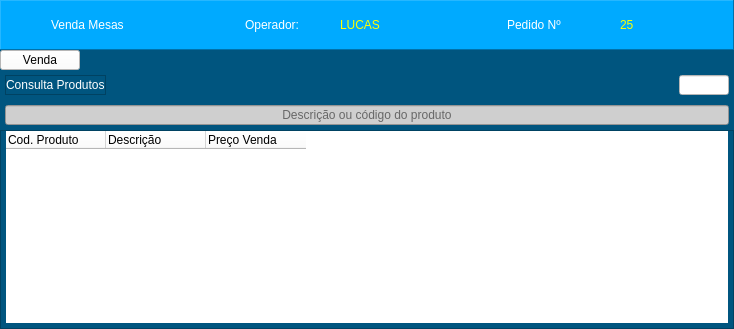
      <widget class="QWidget" name="Produtos">
       <layout class="QVBoxLayout" name="verticalLayout_5">
        <property name="spacing">
         <number>0</number>
        </property>
        <property name="leftMargin">
         <number>0</number>
        </property>
        <property name="topMargin">
         <number>0</number>
        </property>
        <property name="rightMargin">
         <number>0</number>
        </property>
        <property name="bottomMargin">
         <number>0</number>
        </property>
        <item>
         <widget class="QFrame" name="frame_15">
          <property name="minimumSize">
           <size>
            <width>0</width>
            <height>50</height>
           </size>
          </property>
          <property name="maximumSize">
           <size>
            <width>16777215</width>
            <height>50</height>
           </size>
          </property>
          <property name="styleSheet">
           <string notr="true">background-color: rgb(0, 170, 255);</string>
          </property>
          <property name="frameShape">
           <enum>QFrame::Panel</enum>
          </property>
          <property name="frameShadow">
           <enum>QFrame::Raised</enum>
          </property>
          <layout class="QHBoxLayout" name="horizontalLayout_8">
           <property name="spacing">
            <number>0</number>
           </property>
           <property name="leftMargin">
            <number>0</number>
           </property>
           <property name="topMargin">
            <number>0</number>
           </property>
           <property name="rightMargin">
            <number>0</number>
           </property>
           <property name="bottomMargin">
            <number>0</number>
           </property>
           <item>
            <widget class="QFrame" name="frame_16">
             <property name="frameShape">
              <enum>QFrame::NoFrame</enum>
             </property>
             <property name="frameShadow">
              <enum>QFrame::Raised</enum>
             </property>
             <layout class="QHBoxLayout" name="horizontalLayout_9">
              <property name="spacing">
               <number>0</number>
              </property>
              <property name="leftMargin">
               <number>0</number>
              </property>
              <property name="topMargin">
               <number>0</number>
              </property>
              <property name="rightMargin">
               <number>0</number>
              </property>
              <property name="bottomMargin">
               <number>0</number>
              </property>
              <item>
               <widget class="QPushButton" name="pushButton_2">
                <property name="minimumSize">
                 <size>
                  <width>0</width>
                  <height>50</height>
                 </size>
                </property>
                <property name="maximumSize">
                 <size>
                  <width>50</width>
                  <height>16777215</height>
                 </size>
                </property>
                <property name="styleSheet">
                 <string notr="true">border: none;</string>
                </property>
                <property name="text">
                 <string/>
                </property>
                <property name="icon">
                 <iconset>
                  <normaloff>img/Mesa/808693.png</normaloff>img/Mesa/808693.png</iconset>
                </property>
                <property name="iconSize">
                 <size>
                  <width>35</width>
                  <height>35</height>
                 </size>
                </property>
               </widget>
              </item>
              <item>
               <widget class="QLabel" name="Lb_Comanda_Mesa_2">
                <property name="styleSheet">
                 <string notr="true">color: rgb(255, 255, 255);
font: 75 16pt &quot;MS Shell Dlg 2&quot;;</string>
                </property>
                <property name="text">
                 <string>Venda Mesas</string>
                </property>
               </widget>
              </item>
             </layout>
            </widget>
           </item>
           <item>
            <widget class="QFrame" name="frame_17">
             <property name="frameShape">
              <enum>QFrame::NoFrame</enum>
             </property>
             <property name="frameShadow">
              <enum>QFrame::Raised</enum>
             </property>
             <layout class="QHBoxLayout" name="horizontalLayout_10">
              <property name="spacing">
               <number>0</number>
              </property>
              <property name="leftMargin">
               <number>0</number>
              </property>
              <property name="topMargin">
               <number>0</number>
              </property>
              <property name="rightMargin">
               <number>0</number>
              </property>
              <property name="bottomMargin">
               <number>0</number>
              </property>
              <item>
               <widget class="QLabel" name="label_3">
                <property name="maximumSize">
                 <size>
                  <width>95</width>
                  <height>16777215</height>
                 </size>
                </property>
                <property name="styleSheet">
                 <string notr="true">color: rgb(255, 255, 255);
font: 75 16pt &quot;MS Shell Dlg 2&quot;;</string>
                </property>
                <property name="text">
                 <string>Operador:</string>
                </property>
               </widget>
              </item>
              <item>
               <widget class="QLabel" name="Lb_Nome_Perador_2">
                <property name="styleSheet">
                 <string notr="true">color: rgb(255, 255, 0);
font: 75 16pt &quot;MS Shell Dlg 2&quot;;</string>
                </property>
                <property name="text">
                 <string>LUCAS</string>
                </property>
               </widget>
              </item>
             </layout>
            </widget>
           </item>
           <item>
            <widget class="QFrame" name="frame_18">
             <property name="frameShape">
              <enum>QFrame::NoFrame</enum>
             </property>
             <property name="frameShadow">
              <enum>QFrame::Raised</enum>
             </property>
             <layout class="QHBoxLayout" name="horizontalLayout_11">
              <property name="spacing">
               <number>0</number>
              </property>
              <property name="leftMargin">
               <number>0</number>
              </property>
              <property name="topMargin">
               <number>0</number>
              </property>
              <property name="rightMargin">
               <number>0</number>
              </property>
              <property name="bottomMargin">
               <number>0</number>
              </property>
              <item>
               <widget class="QLabel" name="label_11">
                <property name="maximumSize">
                 <size>
                  <width>95</width>
                  <height>16777215</height>
                 </size>
                </property>
                <property name="styleSheet">
                 <string notr="true">color: rgb(255, 255, 255);
font: 75 16pt &quot;MS Shell Dlg 2&quot;;</string>
                </property>
                <property name="text">
                 <string>Pedido Nº</string>
                </property>
               </widget>
              </item>
              <item>
               <widget class="QLabel" name="Lb_Numero_Pedido_2">
                <property name="maximumSize">
                 <size>
                  <width>95</width>
                  <height>16777215</height>
                 </size>
                </property>
                <property name="styleSheet">
                 <string notr="true">color: rgb(255, 255, 0);
font: 75 16pt &quot;MS Shell Dlg 2&quot;;</string>
                </property>
                <property name="text">
                 <string>25</string>
                </property>
               </widget>
              </item>
             </layout>
            </widget>
           </item>
          </layout>
         </widget>
        </item>
        <item>
         <widget class="QFrame" name="frame_19">
          <property name="maximumSize">
           <size>
            <width>16777215</width>
            <height>20</height>
           </size>
          </property>
          <property name="styleSheet">
           <string notr="true">background-color: rgb(0, 85, 127);</string>
          </property>
          <property name="frameShape">
           <enum>QFrame::NoFrame</enum>
          </property>
          <property name="frameShadow">
           <enum>QFrame::Raised</enum>
          </property>
          <layout class="QHBoxLayout" name="horizontalLayout_12">
           <property name="spacing">
            <number>0</number>
           </property>
           <property name="leftMargin">
            <number>0</number>
           </property>
           <property name="topMargin">
            <number>0</number>
           </property>
           <property name="rightMargin">
            <number>0</number>
           </property>
           <property name="bottomMargin">
            <number>0</number>
           </property>
           <item>
            <widget class="QPushButton" name="Bt_Venda">
             <property name="minimumSize">
              <size>
               <width>70</width>
               <height>0</height>
              </size>
             </property>
             <property name="styleSheet">
              <string notr="true">QPushButton{
background-color: rgb(255, 255, 255);;
font: 8pt &quot;MS Shell Dlg 2&quot;;
font-size:12px;

}
QPushButton:hover{
background-color: rgb(157, 157, 157);
}</string>
             </property>
             <property name="text">
              <string>Venda</string>
             </property>
            </widget>
           </item>
           <item>
            <spacer name="horizontalSpacer">
             <property name="orientation">
              <enum>Qt::Horizontal</enum>
             </property>
             <property name="sizeHint" stdset="0">
              <size>
               <width>635</width>
               <height>15</height>
              </size>
             </property>
            </spacer>
           </item>
          </layout>
         </widget>
        </item>
        <item>
         <widget class="QFrame" name="frame_20">
          <property name="maximumSize">
           <size>
            <width>16777215</width>
            <height>30</height>
           </size>
          </property>
          <property name="styleSheet">
           <string notr="true">background-color: rgb(255, 255, 255);
background-color: rgb(0, 85, 127);</string>
          </property>
          <property name="frameShape">
           <enum>QFrame::NoFrame</enum>
          </property>
          <property name="frameShadow">
           <enum>QFrame::Raised</enum>
          </property>
          <layout class="QHBoxLayout" name="horizontalLayout_13">
           <property name="spacing">
            <number>0</number>
           </property>
           <property name="leftMargin">
            <number>5</number>
           </property>
           <property name="topMargin">
            <number>5</number>
           </property>
           <property name="rightMargin">
            <number>5</number>
           </property>
           <property name="bottomMargin">
            <number>5</number>
           </property>
           <item>
            <widget class="QFrame" name="frame_24">
             <property name="frameShape">
              <enum>QFrame::StyledPanel</enum>
             </property>
             <property name="frameShadow">
              <enum>QFrame::Raised</enum>
             </property>
             <layout class="QGridLayout" name="gridLayout_3">
              <property name="leftMargin">
               <number>0</number>
              </property>
              <property name="topMargin">
               <number>0</number>
              </property>
              <property name="rightMargin">
               <number>0</number>
              </property>
              <property name="bottomMargin">
               <number>0</number>
              </property>
              <property name="spacing">
               <number>0</number>
              </property>
              <item row="0" column="0">
               <widget class="QLabel" name="label_13">
                <property name="styleSheet">
                 <string notr="true">font: 75 14pt &quot;MS Shell Dlg 2&quot;;
color: rgb(255, 255, 255);</string>
                </property>
                <property name="text">
                 <string>Consulta Produtos</string>
                </property>
               </widget>
              </item>
             </layout>
            </widget>
           </item>
           <item>
            <widget class="QFrame" name="frame_25">
             <property name="frameShape">
              <enum>QFrame::NoFrame</enum>
             </property>
             <property name="frameShadow">
              <enum>QFrame::Raised</enum>
             </property>
             <layout class="QHBoxLayout" name="horizontalLayout_14">
              <property name="spacing">
               <number>0</number>
              </property>
              <property name="leftMargin">
               <number>0</number>
              </property>
              <property name="topMargin">
               <number>0</number>
              </property>
              <property name="rightMargin">
               <number>0</number>
              </property>
              <property name="bottomMargin">
               <number>0</number>
              </property>
              <item>
               <spacer name="horizontalSpacer_2">
                <property name="orientation">
                 <enum>Qt::Horizontal</enum>
                </property>
                <property name="sizeHint" stdset="0">
                 <size>
                  <width>573</width>
                  <height>15</height>
                 </size>
                </property>
               </spacer>
              </item>
              <item>
               <widget class="QLineEdit" name="lineEdit_2">
                <property name="sizePolicy">
                 <sizepolicy hsizetype="Preferred" vsizetype="Preferred">
                  <horstretch>0</horstretch>
                  <verstretch>0</verstretch>
                 </sizepolicy>
                </property>
                <property name="maximumSize">
                 <size>
                  <width>50</width>
                  <height>16777215</height>
                 </size>
                </property>
                <property name="styleSheet">
                 <string notr="true">background-color: rgb(255, 255, 255);</string>
                </property>
               </widget>
              </item>
             </layout>
            </widget>
           </item>
          </layout>
         </widget>
        </item>
        <item>
         <widget class="QFrame" name="frame_21">
          <property name="maximumSize">
           <size>
            <width>16777215</width>
            <height>30</height>
           </size>
          </property>
          <property name="styleSheet">
           <string notr="true">background-color: rgb(0, 85, 127);</string>
          </property>
          <property name="frameShape">
           <enum>QFrame::NoFrame</enum>
          </property>
          <property name="frameShadow">
           <enum>QFrame::Raised</enum>
          </property>
          <layout class="QGridLayout" name="gridLayout_4">
           <property name="leftMargin">
            <number>5</number>
           </property>
           <property name="topMargin">
            <number>5</number>
           </property>
           <property name="rightMargin">
            <number>5</number>
           </property>
           <property name="bottomMargin">
            <number>5</number>
           </property>
           <property name="spacing">
            <number>0</number>
           </property>
           <item row="0" column="0">
            <widget class="QLineEdit" name="lineEdit_5">
             <property name="styleSheet">
              <string notr="true">QLineEdit{
background: #CFCFCF;
color: #000;
font: 13px &quot;Arial&quot; ;
text-transform: uppercase;
}
QLineEdit:Focus {
border: 1px solid blue;
}</string>
             </property>
             <property name="inputMask">
              <string/>
             </property>
             <property name="text">
              <string notr="true"/>
             </property>
             <property name="alignment">
              <set>Qt::AlignCenter</set>
             </property>
             <property name="placeholderText">
              <string>Descrição ou código do produto</string>
             </property>
            </widget>
           </item>
          </layout>
         </widget>
        </item>
        <item>
         <widget class="QFrame" name="frame_22">
          <property name="maximumSize">
           <size>
            <width>16777215</width>
            <height>1555555</height>
           </size>
          </property>
          <property name="styleSheet">
           <string notr="true">background-color: rgb(0, 85, 127);</string>
          </property>
          <property name="frameShape">
           <enum>QFrame::StyledPanel</enum>
          </property>
          <property name="frameShadow">
           <enum>QFrame::Raised</enum>
          </property>
          <layout class="QGridLayout" name="gridLayout_6">
           <property name="leftMargin">
            <number>5</number>
           </property>
           <property name="topMargin">
            <number>0</number>
           </property>
           <property name="rightMargin">
            <number>5</number>
           </property>
           <property name="bottomMargin">
            <number>5</number>
           </property>
           <property name="spacing">
            <number>0</number>
           </property>
           <item row="0" column="0">
            <widget class="QTableWidget" name="tableWidget_Prod">
             <property name="styleSheet">
              <string notr="true">background-color: rgb(255, 255, 255);</string>
             </property>
             <property name="frameShape">
              <enum>QFrame::NoFrame</enum>
             </property>
             <column>
              <property name="text">
               <string>Cod. Produto</string>
              </property>
              <property name="textAlignment">
               <set>AlignLeading|AlignVCenter</set>
              </property>
             </column>
             <column>
              <property name="text">
               <string>Descrição</string>
              </property>
              <property name="textAlignment">
               <set>AlignLeading|AlignVCenter</set>
              </property>
             </column>
             <column>
              <property name="text">
               <string>Preço Venda</string>
              </property>
              <property name="textAlignment">
               <set>AlignLeading|AlignVCenter</set>
              </property>
             </column>
            </widget>
           </item>
          </layout>
         </widget>
        </item>
       </layout>
      </widget>
